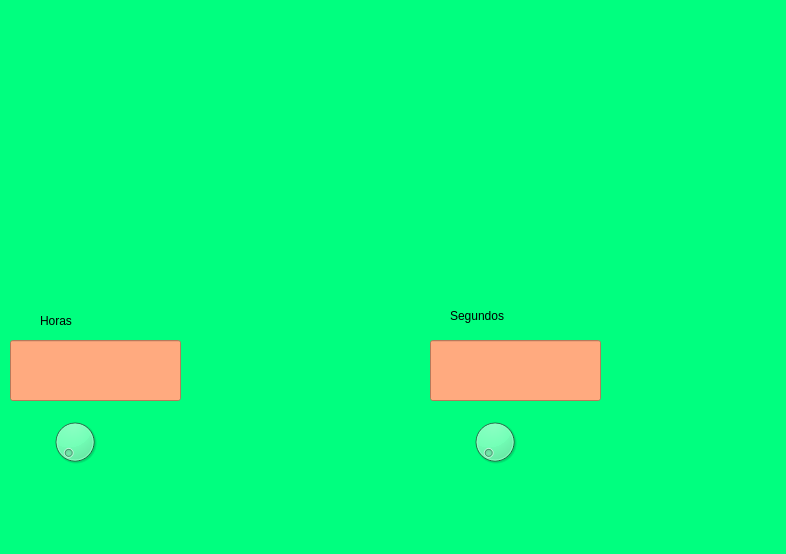
<?xml version="1.0" encoding="UTF-8"?>
<ui version="4.0">
 <class>MainWindow</class>
 <widget class="QMainWindow" name="MainWindow">
  <property name="geometry">
   <rect>
    <x>0</x>
    <y>0</y>
    <width>786</width>
    <height>554</height>
   </rect>
  </property>
  <property name="windowTitle">
   <string>MainWindow</string>
  </property>
  <property name="styleSheet">
   <string notr="true">background-color: rgb(0, 255, 127);

</string>
  </property>
  <widget class="QWidget" name="centralwidget">
   <widget class="QLabel" name="label">
    <property name="geometry">
     <rect>
      <x>20</x>
      <y>10</y>
      <width>171</width>
      <height>161</height>
     </rect>
    </property>
    <property name="styleSheet">
     <string notr="true"/>
    </property>
    <property name="text">
     <string/>
    </property>
    <property name="pixmap">
     <pixmap resource="../../Archivos/Recursos.qrc">:/logos/logo facultad de ingenieria uat.png</pixmap>
    </property>
    <property name="scaledContents">
     <bool>true</bool>
    </property>
   </widget>
   <widget class="QLineEdit" name="resultado">
    <property name="geometry">
     <rect>
      <x>430</x>
      <y>340</y>
      <width>171</width>
      <height>61</height>
     </rect>
    </property>
    <property name="styleSheet">
     <string notr="true">background-color: rgb(255, 170, 127);

</string>
    </property>
   </widget>
   <widget class="QLabel" name="label_2">
    <property name="geometry">
     <rect>
      <x>40</x>
      <y>310</y>
      <width>141</width>
      <height>21</height>
     </rect>
    </property>
    <property name="styleSheet">
     <string notr="true">font: 75 italic 20pt &quot;Times New Roman&quot;;
</string>
    </property>
    <property name="text">
     <string>Horas </string>
    </property>
   </widget>
   <widget class="QDial" name="dialTiempo">
    <property name="geometry">
     <rect>
      <x>50</x>
      <y>410</y>
      <width>50</width>
      <height>64</height>
     </rect>
    </property>
   </widget>
   <widget class="QLabel" name="label_3">
    <property name="geometry">
     <rect>
      <x>560</x>
      <y>10</y>
      <width>101</width>
      <height>151</height>
     </rect>
    </property>
    <property name="styleSheet">
     <string notr="true"/>
    </property>
    <property name="text">
     <string/>
    </property>
    <property name="pixmap">
     <pixmap resource="../../Archivos/Recursos.qrc">:/logos/Logo UAT.png</pixmap>
    </property>
    <property name="scaledContents">
     <bool>true</bool>
    </property>
   </widget>
   <widget class="QLabel" name="label_4">
    <property name="geometry">
     <rect>
      <x>300</x>
      <y>30</y>
      <width>101</width>
      <height>151</height>
     </rect>
    </property>
    <property name="styleSheet">
     <string notr="true"/>
    </property>
    <property name="text">
     <string/>
    </property>
    <property name="pixmap">
     <pixmap resource="../../Archivos/Recursos.qrc">:/logos/logo equipo 3.jpg</pixmap>
    </property>
    <property name="scaledContents">
     <bool>true</bool>
    </property>
   </widget>
   <widget class="QLineEdit" name="Horas">
    <property name="geometry">
     <rect>
      <x>10</x>
      <y>340</y>
      <width>171</width>
      <height>61</height>
     </rect>
    </property>
    <property name="styleSheet">
     <string notr="true">background-color: rgb(255, 170, 127);

</string>
    </property>
   </widget>
   <widget class="QDial" name="dialFahrenheit">
    <property name="geometry">
     <rect>
      <x>470</x>
      <y>410</y>
      <width>50</width>
      <height>64</height>
     </rect>
    </property>
   </widget>
   <widget class="QLabel" name="label_5">
    <property name="geometry">
     <rect>
      <x>450</x>
      <y>300</y>
      <width>171</width>
      <height>31</height>
     </rect>
    </property>
    <property name="styleSheet">
     <string notr="true">font: 75 italic 20pt &quot;Times New Roman&quot;;

</string>
    </property>
    <property name="text">
     <string>Segundos</string>
    </property>
   </widget>
  </widget>
  <widget class="QMenuBar" name="menubar">
   <property name="geometry">
    <rect>
     <x>0</x>
     <y>0</y>
     <width>786</width>
     <height>21</height>
    </rect>
   </property>
  </widget>
  <widget class="QStatusBar" name="statusbar"/>
 </widget>
 <resources>
  <include location="../../Archivos/Recursos.qrc"/>
 </resources>
 <connections/>
</ui>
